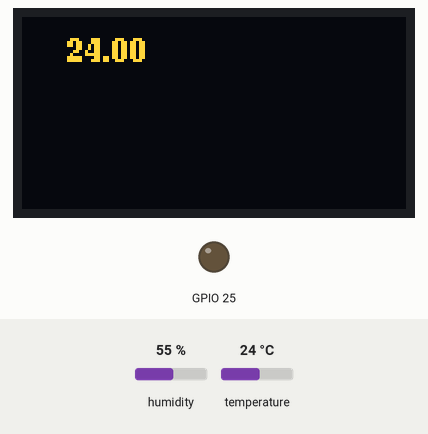
Simulated run of this sketch. Board: ESP32. Parts: 128×64 one-colour display, output pins drawn as LEDs (lit = HIGH). The test bench sets the inputs (shaded band); at power-on: temperature 24 °C, humidity 55 %. The OLED is the two-colour kind (top 16 rows yellow); what the sketch prints to the serial monitor is not drawn.

Above: at 2.8 s.
2.9 s: temperature set to 27 °C
At 4.7 s:
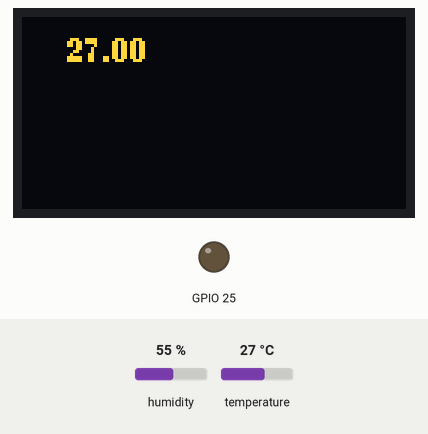
5.6 s: temperature set to 30 °C
At 7.4 s:
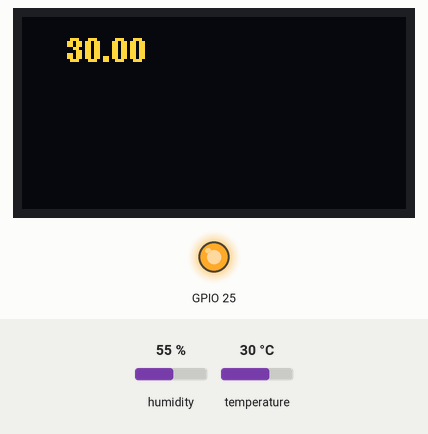
8.3 s: temperature set to 12 °C
At 11.7 s:
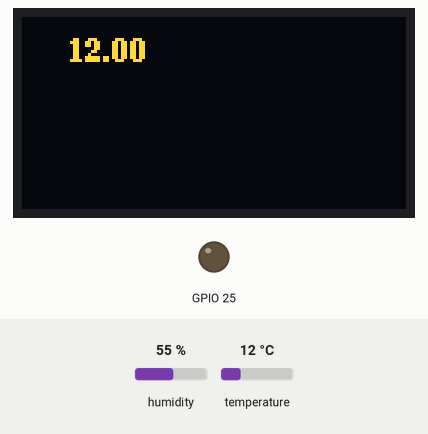
Timing chart, 0 to 13.2 s (numbered marks = the images above; inputs shaded):
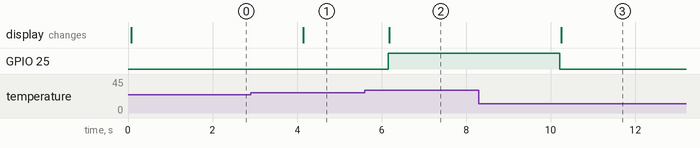

The sketch:

CODIGO_ST_pt3.ino
```cpp
//VESSVESSIAN, PONCZYK, JAMUI, TOVBEIN

#include <DHT.h>
#include <DHT_U.h>

#include <U8g2lib.h>
#include <U8x8lib.h>

#include <Adafruit_Sensor.h>
#define DHTTYPE DHT11
#define DHTPIN 23
U8G2_SH1106_128X64_NONAME_F_HW_I2C u8g2(U8G2_R0, /* reset=*/U8X8_PIN_NONE);
DHT dht(DHTPIN, DHTTYPE);
float t;
char stringt[6];
void setup() {
  Serial.begin(9600);
  Serial.println(F("OLED test"));
  pinMode(25,OUTPUT);
  u8g2.begin();
  dht.begin();
}

void loop() {
  t=dht.readTemperature();
  if(t>28){
    digitalWrite(25,HIGH);
  }
  else{
    digitalWrite(25,LOW);
  }
  sprintf(stringt, "%.2f", t);
  u8g2.clearBuffer();
  u8g2.setFont(u8g2_font_ncenB08_tr);
  u8g2.drawStr(15, 15, stringt);
  u8g2.sendBuffer();
  delay(100);
}
```

Measured:
- the behaviour switches between 28 and 29 °C on temperature (found by bisection; images 1 and 2)
- after the input at 2.9 s, the display: changes after 1.2 s (image 1)
- after the input at 5.6 s, GPIO 25: LOW → HIGH after 0.55 s; the display: changes after 0.58 s (image 2)
- after the input at 8.3 s, GPIO 25: HIGH → LOW after 1.9 s; the display: changes after 1.9 s (image 3)
